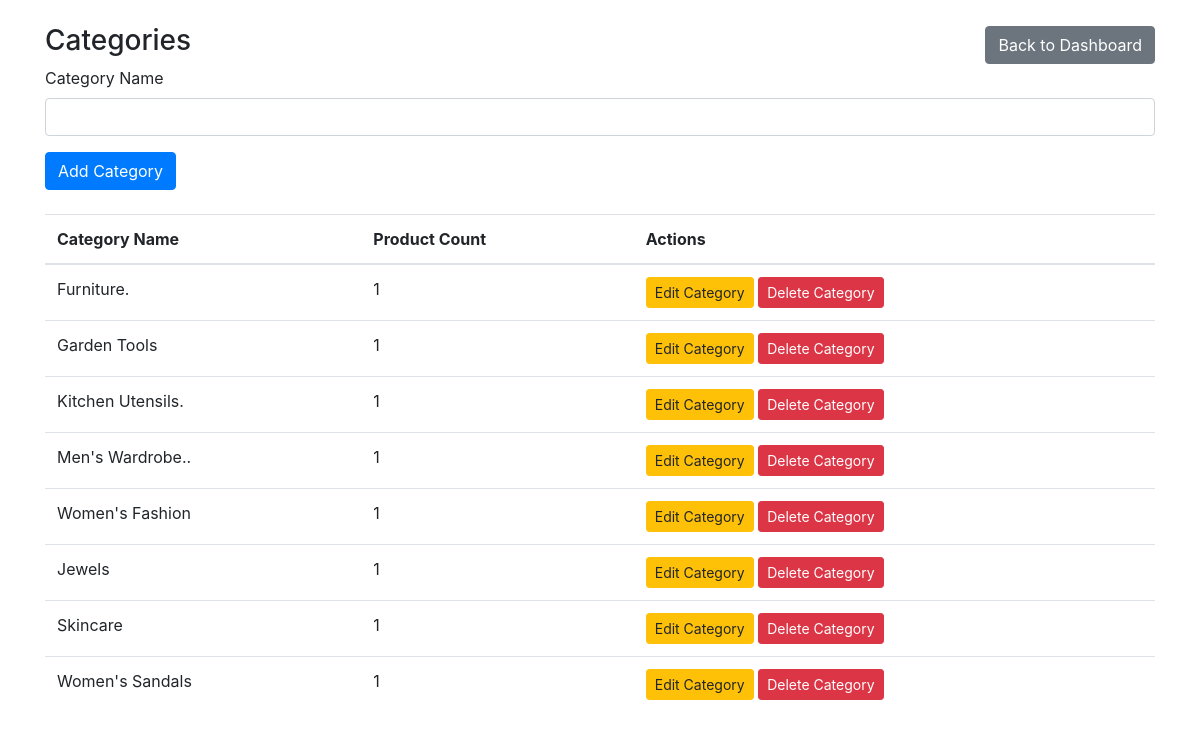
The page /category_list/ on the database its author committed.
### core/models.py (models this page shows)
class Category(models.Model):
    category_name = models.CharField(max_length=200)
    def __str__(self):
        return self.category_name

### core/views.py (the view)
# urls.py: path('category_list/', views.category_list, name='category_list'),
def category_list(request):
    categories = Category.objects.all()
    category_data = [
        {
            'category': category,
            'product_count': category.products.count()  # Get the count of related products
        }
        for category in categories
    ]
    print("Category Data:", category_data)  # This will show in the terminal
    return render(request, 'core/category_list.html', {'category_data': category_data})

### templates/core/category_list.html (shortened to what this page needs)
<!DOCTYPE html>
<html lang="en">
<head>
    <link rel="stylesheet" href="https://stackpath.bootstrapcdn.com/bootstrap/4.4.1/css/bootstrap.min.css">
</head>
<body>
    <div class="container mt-4">
        <div class="d-flex justify-content-between align-items-center">
            <h3>Categories</h3>
            <a href="{% url 'custom_admin_dashboard' %}" class="btn btn-secondary">Back to Dashboard</a>
        </div>
        <form method="POST" action="{% url 'add_category' %}">
            <div class="form-group">
                <label for="category_name">Category Name</label>
                <input type="text" class="form-control" id="category_name" name="category_name" required>
            </div>
            <button type="submit" class="btn btn-primary">Add Category</button>
        </form>
        <br>
        <table class="table">
            <thead>
                <tr>
                    <th>Category Name</th>
                    <th>Product Count</th>
                    <th>Actions</th>
                </tr>
            </thead>
            <tbody>
                {% for data in category_data %}
                    <tr>
                        <td>{{ data.category.category_name }}</td>
                        <td>{{ data.product_count }}</td>
                        <td>
                            <a href="{% url 'edit_category' data.category.id %}" class="btn btn-warning btn-sm">Edit Category</a>
                            <a href="{% url 'delete_category' data.category.id %}" class="btn btn-danger btn-sm">Delete Category</a>
                        </td>
                    </tr>
                {% empty %}
                    <tr>
                        <td colspan="3">No categories available.</td>
                    </tr>
                {% endfor %}
            </tbody>
        </table>
    </div>
</body>
</html>

### rows shown on the page
Category: category.category_name "Furniture.", product_count "1"
Category: category.category_name "Garden Tools", product_count "1"
Category: category.category_name "Kitchen Utensils.", product_count "1"
Category: category.category_name "Men's Wardrobe..", product_count "1"
Category: category.category_name "Women's Fashion", product_count "1"
Category: category.category_name "Jewels", product_count "1"
Category: category.category_name "Skincare", product_count "1"
Category: category.category_name "Women's Sandals", product_count "1"
